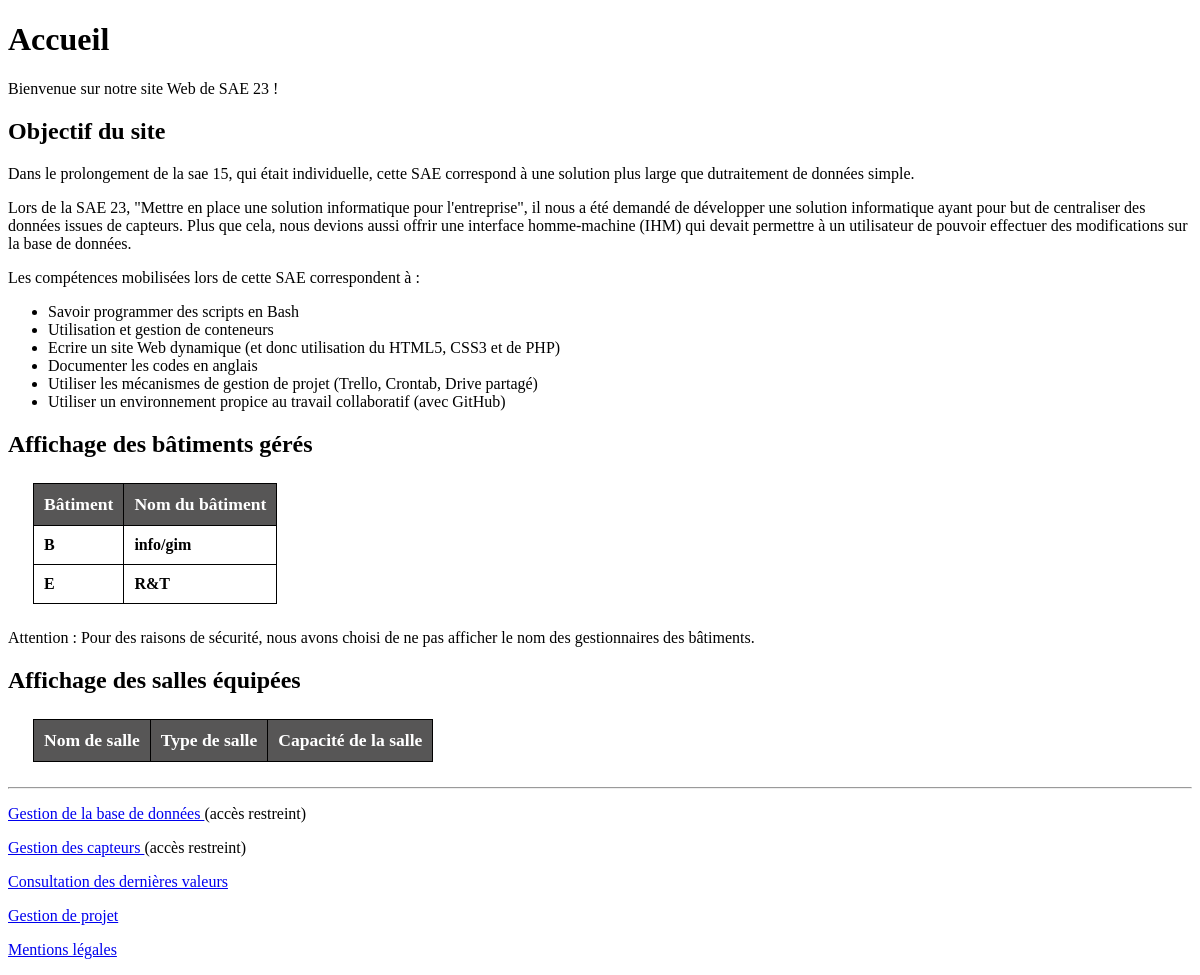
Before: /site/index.php with the older database file.
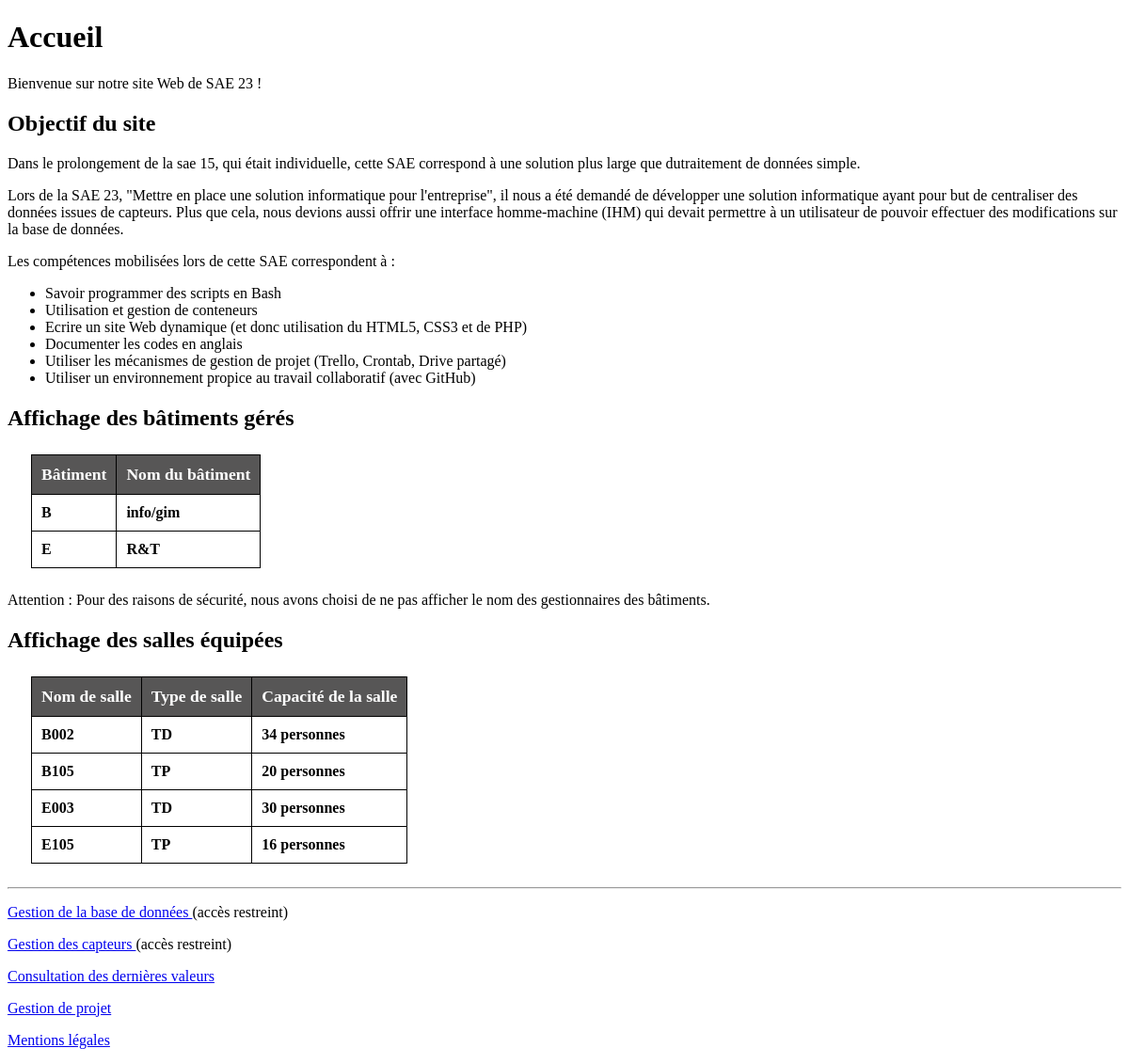
After: the same page with the newer database file.
### tables this page shows
CREATE TABLE IF NOT EXISTS `Batiment` (
  `ID_bat` varchar(1) NOT NULL,
  `nom` varchar(14) NOT NULL,
  `login_gest` varchar(20) NOT NULL,
  `MotPasse_gest` varchar(20) NOT NULL
);

CREATE TABLE IF NOT EXISTS `Salle` (
  `Nom_salle` varchar(4) NOT NULL,
  `Type` varchar(5) NOT NULL,
  `CapaciteAccueil` int(2) NOT NULL,
  `ID_bat` varchar(1) NOT NULL
);

### site/index.php (the view, shortened to what this page needs)
<!DOCTYPE html>
<html lang="fr">
<head>
    <link rel="stylesheet" type="text/css" href="./styles/style.css" media="screen" />
</head>
<body>
    <header>
	<h1> Accueil </h1>
	<p> Bienvenue sur notre site Web de SAE 23 ! </p>
    </header>
    <section>
    <h2> Objectif du site </h2>
    <p> Dans le prolongement de la sae 15, qui était individuelle, cette SAE correspond à une solution plus large que dutraitement de données simple. </p>
    <p> Lors de la SAE 23, "Mettre en place une solution informatique pour l'entreprise", il nous a été demandé de développer une solution informatique ayant pour but de centraliser des données issues de capteurs. Plus que cela, nous devions aussi offrir une interface homme-machine (IHM) qui devait permettre à un utilisateur de pouvoir effectuer des modifications sur la base de données. </p>
    <p> Les compétences mobilisées lors de cette SAE correspondent à : </p>
    <ul>
    	<li> Savoir programmer des scripts en Bash </li>
    	<li> Utilisation et gestion de conteneurs </li>
    	<li> Ecrire un site Web dynamique (et donc utilisation du HTML5, CSS3 et de PHP) </li>
    	<li> Documenter les codes en anglais </li>
    	<li> Utiliser les mécanismes de gestion de projet (Trello, Crontab, Drive partagé) </li>
    	<li> Utiliser un environnement propice au travail collaboratif (avec GitHub) </li>
    </ul>
    </section>
    <section>
    <h2> Affichage des bâtiments gérés </h2>
    <table>
    	<tr class="titre">
    		<th> Bâtiment </th>
    		<th> Nom du bâtiment </th>
    	</tr>
    <?php
    include ("mysql.php");
    $requete = "SELECT `ID_bat`, `nom` FROM `Batiment` ORDER BY `ID_bat`";
	$resultat = mysqli_query($id_bd, $requete)
		or die("Ex&eacute;cution de la requete impossible");
	while($ligne=mysqli_fetch_array($resultat))
	{
		extract($ligne);
		echo '<tr>';
		echo "<th> $ligne[0] </th>";
		echo "<th> $ligne[1] </th>";
		echo '</tr>';
	}
    ?>
    </table>
    <p> Attention : Pour des raisons de sécurité, nous avons choisi de ne pas afficher le nom des gestionnaires des bâtiments. </p>
    </section>
    <section>
    <h2> Affichage des salles équipées </h2>
    <table>
    	<tr class="titre">
    	<th> Nom de salle </th>
    	<th> Type de salle </th>
    	<th> Capacité de la salle </th>
    	</tr>
    <?php
    include ("mysql.php");
    $requete = "SELECT * FROM `Salle` ORDER BY `ID_bat`";
	$resultat = mysqli_query($id_bd, $requete)
		or die("Ex&eacute;cution de la requete impossible");
	while($ligne=mysqli_fetch_array($resultat))
	{
		extract($ligne);
		echo '<tr>';
		echo "<th> $ligne[0] </th>";
		echo "<th> $ligne[1] </th>";
		echo "<th> $ligne[2] personnes </th>";
		echo '</tr>';
	}
    ?>
    </table>
    </section>
    <footer>
    <hr />
	<footer>
		<p><a href="admin_formulaire.html"> Gestion de la base de données </a> (accès restreint) </p>
		<p><a href="gestion_authentification.html"> Gestion des capteurs </a> (accès restreint) </p>
		<p><a href="consultation.php"> Consultation des dernières valeurs </a></p>
		<p><a href="gestion_projet.html"> Gestion de projet </a></p>
		<p><a href="mentions.html"> Mentions légales </a></p>
    </footer>
</body>
</html>

### site/styles/style.css (style rules this page uses)
table, th, td { border: 1px solid black; }
table { border-collapse: collapse; margin: 25px; }
.titre { background-color: rgb(87, 86, 86); color: white; font-size: 1.1em; }
tr:not(.titre) { text-align: left; background-color: white; }
th:not(.titre) { padding: 10px; }
footer { bottom : 0; }

Changed rows visible on the page:
added salle: Nom_salle "B002", Type "TD", CapaciteAccueil "34"
added salle: Nom_salle "B105", Type "TP", CapaciteAccueil "20"
added salle: Nom_salle "E003", Type "TD", CapaciteAccueil "30"
added salle: Nom_salle "E105", Type "TP", CapaciteAccueil "16"
